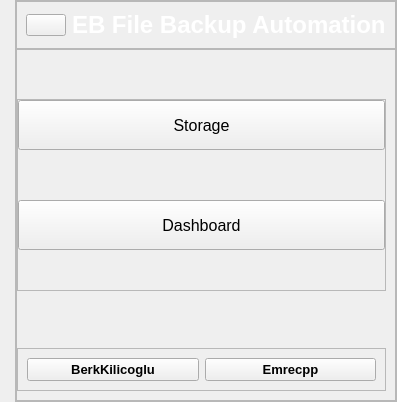
     <widget class="QWidget" name="solMenu" native="true">
      <property name="maximumSize">
       <size>
        <width>275</width>
        <height>16777215</height>
       </size>
      </property>
      <layout class="QVBoxLayout" name="verticalLayout_9">
       <property name="spacing">
        <number>0</number>
       </property>
       <property name="leftMargin">
        <number>15</number>
       </property>
       <property name="topMargin">
        <number>0</number>
       </property>
       <property name="rightMargin">
        <number>0</number>
       </property>
       <property name="bottomMargin">
        <number>0</number>
       </property>
       <item>
        <widget class="QFrame" name="frame_menumain">
         <property name="frameShape">
          <enum>QFrame::StyledPanel</enum>
         </property>
         <property name="frameShadow">
          <enum>QFrame::Raised</enum>
         </property>
         <layout class="QVBoxLayout" name="verticalLayout_10">
          <property name="spacing">
           <number>0</number>
          </property>
          <property name="leftMargin">
           <number>0</number>
          </property>
          <property name="topMargin">
           <number>0</number>
          </property>
          <property name="rightMargin">
           <number>0</number>
          </property>
          <property name="bottomMargin">
           <number>0</number>
          </property>
          <item alignment="Qt::AlignTop">
           <widget class="QFrame" name="frame_brand">
            <property name="frameShape">
             <enum>QFrame::StyledPanel</enum>
            </property>
            <property name="frameShadow">
             <enum>QFrame::Raised</enum>
            </property>
            <layout class="QHBoxLayout" name="horizontalLayout_6">
             <item>
              <widget class="QPushButton" name="pushButton">
               <property name="text">
                <string/>
               </property>
               <property name="icon">
                <iconset resource="assets.qrc">
                 <normaloff>:/logo/assets/logo/BerkEmreLogo.png</normaloff>:/logo/assets/logo/BerkEmreLogo.png</iconset>
               </property>
               <property name="iconSize">
                <size>
                 <width>50</width>
                 <height>50</height>
                </size>
               </property>
              </widget>
             </item>
             <item>
              <widget class="QLabel" name="label_brand">
               <property name="font">
                <font>
                 <pointsize>18</pointsize>
                 <bold>true</bold>
                </font>
               </property>
               <property name="styleSheet">
                <string notr="true">color:white</string>
               </property>
               <property name="text">
                <string>EB File Backup Automation</string>
               </property>
              </widget>
             </item>
            </layout>
           </widget>
          </item>
          <item>
           <widget class="QFrame" name="frame_menusection">
            <property name="sizePolicy">
             <sizepolicy hsizetype="Preferred" vsizetype="Expanding">
              <horstretch>0</horstretch>
              <verstretch>0</verstretch>
             </sizepolicy>
            </property>
            <property name="frameShape">
             <enum>QFrame::StyledPanel</enum>
            </property>
            <property name="frameShadow">
             <enum>QFrame::Raised</enum>
            </property>
            <layout class="QGridLayout" name="gridLayout_5">
             <property name="leftMargin">
              <number>0</number>
             </property>
             <item row="2" column="3">
              <spacer name="horizontalSpacer_2">
               <property name="orientation">
                <enum>Qt::Horizontal</enum>
               </property>
               <property name="sizeHint" stdset="0">
                <size>
                 <width>87</width>
                 <height>20</height>
                </size>
               </property>
              </spacer>
             </item>
             <item row="1" column="0" colspan="4">
              <widget class="QFrame" name="frame_section">
               <property name="frameShape">
                <enum>QFrame::StyledPanel</enum>
               </property>
               <property name="frameShadow">
                <enum>QFrame::Raised</enum>
               </property>
               <layout class="QVBoxLayout" name="verticalLayout_12">
                <property name="spacing">
                 <number>50</number>
                </property>
                <property name="leftMargin">
                 <number>0</number>
                </property>
                <property name="topMargin">
                 <number>0</number>
                </property>
                <property name="rightMargin">
                 <number>0</number>
                </property>
                <property name="bottomMargin">
                 <number>0</number>
                </property>
                <item>
                 <widget class="QPushButton" name="pushButton_Storage">
                  <property name="minimumSize">
                   <size>
                    <width>0</width>
                    <height>50</height>
                   </size>
                  </property>
                  <property name="font">
                   <font>
                    <pointsize>12</pointsize>
                    <bold>false</bold>
                   </font>
                  </property>
                  <property name="cursor">
                   <cursorShape>PointingHandCursor</cursorShape>
                  </property>
                  <property name="text">
                   <string>Storage</string>
                  </property>
                  <property name="icon">
                   <iconset resource="assets.qrc">
                    <normaloff>:/nightblueIcons/assets/icons/nightblue/package.svg</normaloff>:/nightblueIcons/assets/icons/nightblue/package.svg</iconset>
                  </property>
                  <property name="iconSize">
                   <size>
                    <width>32</width>
                    <height>32</height>
                   </size>
                  </property>
                  <property name="checkable">
                   <bool>true</bool>
                  </property>
                  <property name="checked">
                   <bool>false</bool>
                  </property>
                 </widget>
                </item>
                <item>
                 <widget class="QPushButton" name="pushButton_2_Dashboard">
                  <property name="minimumSize">
                   <size>
                    <width>0</width>
                    <height>50</height>
                   </size>
                  </property>
                  <property name="font">
                   <font>
                    <pointsize>12</pointsize>
                    <bold>false</bold>
                   </font>
                  </property>
                  <property name="cursor">
                   <cursorShape>PointingHandCursor</cursorShape>
                  </property>
                  <property name="text">
                   <string>Dashboard</string>
                  </property>
                  <property name="icon">
                   <iconset resource="assets.qrc">
                    <normaloff>:/whiteIcons/assets/icons/white/home.svg</normaloff>:/whiteIcons/assets/icons/white/home.svg</iconset>
                  </property>
                  <property name="iconSize">
                   <size>
                    <width>32</width>
                    <height>32</height>
                   </size>
                  </property>
                  <property name="checkable">
                   <bool>true</bool>
                  </property>
                  <property name="checked">
                   <bool>false</bool>
                  </property>
                 </widget>
                </item>
                <item>
                 <spacer name="verticalSpacer">
                  <property name="orientation">
                   <enum>Qt::Vertical</enum>
                  </property>
                  <property name="sizeHint" stdset="0">
                   <size>
                    <width>20</width>
                    <height>40</height>
                   </size>
                  </property>
                 </spacer>
                </item>
               </layout>
              </widget>
             </item>
             <item row="2" column="2">
              <widget class="QLabel" name="label">
               <property name="maximumSize">
                <size>
                 <width>128</width>
                 <height>128</height>
                </size>
               </property>
               <property name="text">
                <string/>
               </property>
               <property name="pixmap">
                <pixmap resource="assets.qrc">:/logo/assets/logo/GitHub-Mark-Light-64px.png</pixmap>
               </property>
               <property name="scaledContents">
                <bool>false</bool>
               </property>
               <property name="alignment">
                <set>Qt::AlignCenter</set>
               </property>
              </widget>
             </item>
             <item row="0" column="0">
              <spacer name="verticalSpacer_2">
               <property name="orientation">
                <enum>Qt::Vertical</enum>
               </property>
               <property name="sizeType">
                <enum>QSizePolicy::Fixed</enum>
               </property>
               <property name="sizeHint" stdset="0">
                <size>
                 <width>20</width>
                 <height>40</height>
                </size>
               </property>
              </spacer>
             </item>
             <item row="2" column="0">
              <spacer name="horizontalSpacer">
               <property name="orientation">
                <enum>Qt::Horizontal</enum>
               </property>
               <property name="sizeHint" stdset="0">
                <size>
                 <width>88</width>
                 <height>45</height>
                </size>
               </property>
              </spacer>
             </item>
             <item row="3" column="0" colspan="4">
              <widget class="QFrame" name="frame_git">
               <property name="frameShape">
                <enum>QFrame::StyledPanel</enum>
               </property>
               <property name="frameShadow">
                <enum>QFrame::Raised</enum>
               </property>
               <layout class="QHBoxLayout" name="horizontalLayout_8">
                <item>
                 <widget class="QPushButton" name="btnGitBerk">
                  <property name="font">
                   <font>
                    <pointsize>10</pointsize>
                    <bold>true</bold>
                   </font>
                  </property>
                  <property name="cursor">
                   <cursorShape>PointingHandCursor</cursorShape>
                  </property>
                  <property name="text">
                   <string>BerkKilicoglu</string>
                  </property>
                  <property name="iconSize">
                   <size>
                    <width>40</width>
                    <height>40</height>
                   </size>
                  </property>
                 </widget>
                </item>
                <item>
                 <widget class="QPushButton" name="btnGitEmre">
                  <property name="font">
                   <font>
                    <pointsize>10</pointsize>
                    <bold>true</bold>
                   </font>
                  </property>
                  <property name="cursor">
                   <cursorShape>PointingHandCursor</cursorShape>
                  </property>
                  <property name="text">
                   <string>Emrecpp</string>
                  </property>
                  <property name="iconSize">
                   <size>
                    <width>40</width>
                    <height>40</height>
                   </size>
                  </property>
                 </widget>
                </item>
               </layout>
              </widget>
             </item>
            </layout>
           </widget>
          </item>
         </layout>
        </widget>
       </item>
      </layout>
     </widget>
